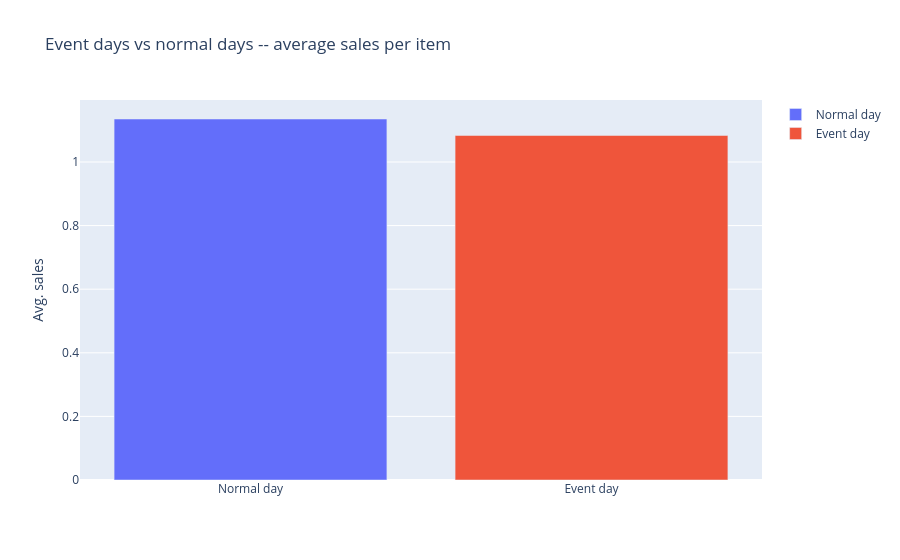

The notebook cell saved with this chart:
### Markdown cell above
## 6. Calendar Event Effects

### Code cell
# Event days vs non-event days
long["has_event"] = long["event_name_1"].notna()

event_comp = long.groupby("has_event")["sales"].mean().reset_index()
event_comp["label"] = event_comp["has_event"].map({True: "Event day", False: "Normal day"})

fig = px.bar(
    event_comp,
    x="label",
    y="sales",
    title="Event days vs normal days -- average sales per item",
    labels={"sales": "Avg. sales", "label": ""},
    color="label",
)
fig.show()

### Figure 1 — Plotly figure (JSON) as saved in the notebook; plotly's stock layout.template omitted (floating-point values rounded to 4 significant figures)
{"data": [{"hovertemplate": "=%{x}<br>Avg. sales=%{y}<extra></extra>", "legendgroup": "Normal day", "marker": {"color": "#636efa", "pattern": {"shape": ""}}, "name": "Normal day", "orientation": "v", "showlegend": true, "textposition": "auto", "type": "bar", "x": ["Normal day"], "xaxis": "x", "y": [1.135], "yaxis": "y"}, {"hovertemplate": "=%{x}<br>Avg. sales=%{y}<extra></extra>", "legendgroup": "Event day", "marker": {"color": "#EF553B", "pattern": {"shape": ""}}, "name": "Event day", "orientation": "v", "showlegend": true, "textposition": "auto", "type": "bar", "x": ["Event day"], "xaxis": "x", "y": [1.083], "yaxis": "y"}], "layout": {"barmode": "relative", "legend": {"title": {"text": ""}, "tracegroupgap": 0}, "title": {"text": "Event days vs normal days -- average sales per item"}, "xaxis": {"anchor": "y", "categoryarray": ["Normal day", "Event day"], "categoryorder": "array", "domain": [0, 1], "title": {"text": ""}}, "yaxis": {"anchor": "x", "domain": [0, 1], "title": {"text": "Avg. sales"}}}}
